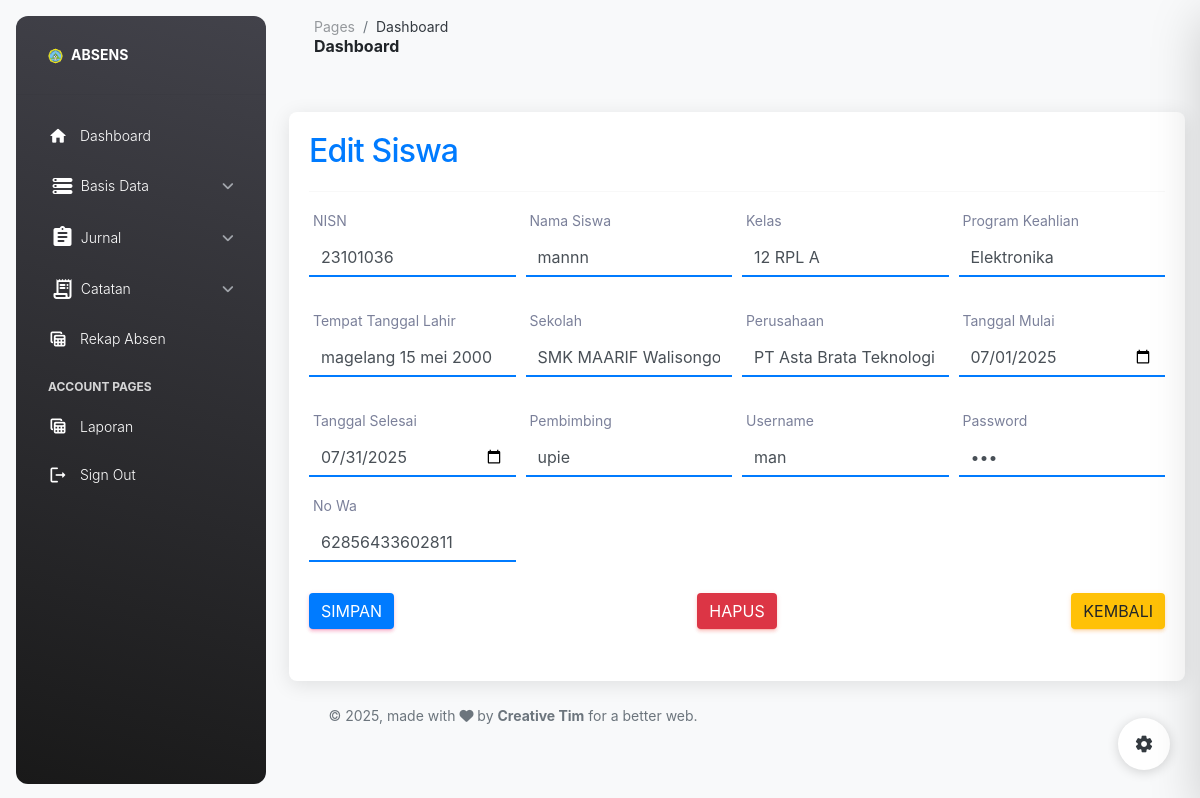
Page /index.php?page=editsiswa1&id_siswa=10 (signed in) on the committed database.
### tables this page shows
CREATE TABLE `siswa` (
  `id_siswa` int NOT NULL,
  `nisn` varchar(20) NOT NULL,
  `nama_siswa` varchar(50) NOT NULL,
  `kelas` varchar(10) NOT NULL,
  `pro_keahlian` varchar(100) NOT NULL,
  `ttl` varchar(100) NOT NULL,
  `id_sekolah` int NOT NULL,
  `id_perusahaan` int NOT NULL,
  `tanggal_mulai` date NOT NULL,
  `tanggal_selesai` date NOT NULL,
  `id_pembimbing` int NOT NULL,
  `username` varchar(20) NOT NULL,
  `password` varchar(20) NOT NULL,
  `no_wa` varchar(20) NOT NULL
);

CREATE TABLE `sekolah` (
  `id_sekolah` int NOT NULL,
  `nama_sekolah` varchar(50) NOT NULL,
  `alamat_sekolah` varchar(300) NOT NULL,
  `kepala_sekolah` varchar(25) NOT NULL,
  `logo_sekolah` varchar(225) NOT NULL
);

CREATE TABLE `perusahaan` (
  `id_perusahaan` int NOT NULL,
  `nama_perusahaan` varchar(50) NOT NULL,
  `alamat_perusahaan` varchar(300) NOT NULL
);

CREATE TABLE `pembimbing` (
  `id_pembimbing` int NOT NULL,
  `id_perusahaan` int NOT NULL,
  `nama_pembimbing` varchar(50) NOT NULL,
  `username` varchar(50) NOT NULL,
  `password` varchar(50) NOT NULL
);

### pages/siswa/editsiswa1.php (the view, shortened to what this page needs)
<?php include('koneksi.php'); ?>
<!DOCTYPE html>
<html lang="id">
<head>
    <link rel="stylesheet" href="https://stackpath.bootstrapcdn.com/bootstrap/4.1.3/css/bootstrap.min.css">
</head>
<body>
    <div class="container">
        <h2>Edit Siswa</h2>
        <hr>
        <?php
        if (isset($_GET['id_siswa'])) {
            $id_siswa = $_GET['id_siswa'];
            $select = mysqli_query($coneksi, "SELECT * FROM siswa WHERE id_siswa='$id_siswa'") or die(mysqli_error($coneksi));
            if (mysqli_num_rows($select) == 0) {
                    echo '
                        <scrip>
                            Swal.fire({
                                icon: "error",
                                title: "id siswa tidak ada di database!",
                                timer: 1500,
                                showConfirmButton: true
                            }).then((result) => {
                                if (result.isConfirmed) {
                                    window.location.href = "index.php?page=siswa";
                                }
                            });
                        </script>';
            } else {
                $data = mysqli_fetch_assoc($select);
            }
        }
        ?>
        <form action="" method="post" enctype="multipart/form-data">
            <div class="form-row">
                <div class="form-group col-md-3">
                    <label>NISN</label>
                    <input type="text" name="nisn" class="form-control" value="<?php echo htmlspecialchars($data['nisn']); ?>" required>
                </div>
                <div class="form-group col-md-3">
                    <label>Nama Siswa</label>
                    <input type="text" name="nama_siswa" class="form-control" value="<?php echo htmlspecialchars($data['nama_siswa']); ?>" required>
                </div>
                <div class="form-group col-md-3">
                    <label>Kelas</label>
                    <select name="kelas" class="form-control" required>
                        <option value="<?php echo htmlspecialchars($data['kelas']); ?>"><?php echo htmlspecialchars($data['kelas']); ?></option>
                    </select>
                </div>
                <div class="form-group col-md-3">
                    <label>Program Keahlian</label>
                    <select name="pro_keahlian" class="form-control" required>
                        <option value="<?php echo htmlspecialchars($data['pro_keahlian']); ?>"><?php echo htmlspecialchars($data['pro_keahlian']); ?></option>
                    </select>
                </div>
            </div>
            <div class="form-row">
                <div class="form-group col-md-3">
                    <label>Tempat Tanggal Lahir</label>
                    <input type="text" name="ttl" class="form-control" value="<?php echo htmlspecialchars($data['ttl']); ?>" required>
                </div>
                <div class="form-group col-md-3">
                    <label>Sekolah</label>
                    <select name="id_sekolah" class="form-control" required>
                        <?php
                        $data_sekolah = mysqli_query($coneksi, "SELECT * FROM sekolah");
                        while ($row = mysqli_fetch_array($data_sekolah)) {
                        ?>
                            <option value="<?php echo htmlspecialchars($row['id_sekolah']); ?>" <?php echo ($row['id_sekolah'] == $data['id_sekolah']) ? 'selected' : ''; ?>><?php echo htmlspecialchars($row['nama_sekolah']); ?></option>
                        <?php } ?>
                    </select>
                </div>
                <div class="form-group col-md-3">
                    <label>Perusahaan</label>
                    <select name="id_perusahaan" class="form-control" required>
                        <?php
                        $data_perusahaan = mysqli_query($coneksi, "SELECT * FROM perusahaan");
                        while ($row = mysqli_fetch_array($data_perusahaan)) {
                        ?>
                            <option value="<?php echo htmlspecialchars($row['id_perusahaan']); ?>" <?php echo ($row['id_perusahaan'] == $data['id_perusahaan']) ? 'selected' : ''; ?>><?php echo htmlspecialchars($row['nama_perusahaan']); ?></option>
                        <?php } ?>
                    </select>
                </div>
                <div class="form-group col-md-3">
                    <label>Tanggal Mulai</label>
                    <input type="date" name="tanggal_mulai" class="form-control" value="<?php echo htmlspecialchars($data['tanggal_mulai']); ?>" required>
                </div>
            </div>
            <div class="form-row">
                <div class="form-group col-md-3">
                    <label>Tanggal Selesai</label>
                    <input type="date" name="tanggal_selesai" class="form-control" value="<?php echo htmlspecialchars($data['tanggal_selesai']); ?>" required>
                </div>
                <div class="form-group col-md-3">
                    <label>Pembimbing</label>
                    <select name="id_pembimbing" class="form-control" required>
                        <?php
                        $data_pembimbing = mysqli_query($coneksi, "SELECT * FROM pembimbing");
                        while ($row = mysqli_fetch_array($data_pembimbing)) {
                        ?>
                            <option value="<?php echo htmlspecialchars($row['id_pembimbing']); ?>" <?php echo ($row['id_pembimbing'] == $data['id_pembimbing']) ? 'selected' : ''; ?>><?php echo htmlspecialchars($row['nama_pembimbing']); ?></option>
                        <?php } ?>
                    </select>
                </div>
                <div class="form-group col-md-3">
                    <label>Username</label>
                    <input type="text" name="username" class="form-control" value="<?php echo htmlspecialchars($data['username']); ?>" required>
                </div>
                <div class="form-group col-md-3">
                    <label>Password</label>
                    <input type="password" name="password" class="form-control" value="<?php echo htmlspecialchars($data['password']); ?>" required>
                </div>
                <div class="form-group col-md-3">
                    <label>No Wa</label>
                    <input type="text" name="no_wa" class="form-control" value="<?php echo htmlspecialchars($data['no_wa']); ?>" placeholder="62xxxx" required>
                </div>
            </div>
            <div class="form-group row">
                <div class="col text-left">
                    <input type="submit" name="submit" class="btn btn-primary" value="SIMPAN">
                </div>
                <div class="col text-center">
                    <a href="" class="btn btn-danger btn-hapus" data-id="<?php echo $data['id_siswa']; ?>" >Hapus</a>
                </div>
                <div class="col text-right">
                    <a href="index.php?page=siswa" class="btn btn-warning">KEMBALI</a>
                </div>
        </form>
    </div>
</body>
</html>

### pages/siswa/editsiswa1.php (style rules this page uses)
body { background-color: #f8f9fa; }
.container { margin-top: 20px; padding: 20px; border-radius: 8px; background-color: white; box-shadow: 0 4px 20px rgba(0, 0, 0, 0.1); }
h2 { margin-bottom: 20px; color: #007bff; }
.form-control { border: none; border-bottom: 2px solid #007bff; border-radius: 0; box-shadow: none; }
.btn-primary { background-color: #007bff; border: none; }
.btn-warning { background-color: #ffc107; border: none; }
.form-row { margin-bottom: 15px; }

### rows in the picture
siswa: nisn "23101036", nama_siswa "mannn", kelas "12 RPL A", pro_keahlian "Elektronika", ttl "magelang 15 mei 2000", id_sekolah "SMK MAARIF Walisongo KAJORAN", id_perusahaan "PT Asta Brata Teknologi", tanggal_mulai "07/01/2025", tanggal_selesai "07/31/2025", id_pembimbing "upie", username "man", no_wa "62856433602811"
